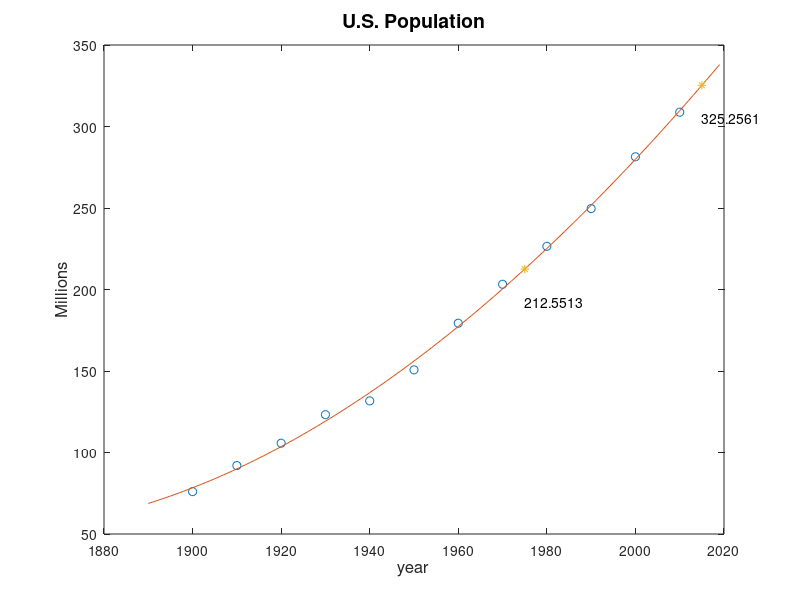

Write MATLAB code to recreate this figure.
%CENSUS - example with census data
%          polynomial fit

%data
y = [ 75.995  91.972 105.711 123.203 131.669 150.697 ...
    179.323 203.212 226.505 249.633 281.422 308.786]';

t = (1900:10:2010)';   % census years
x = (1890:1:2019)';    % evaluation years
w = [1975,2015];              % prediction year

s=(t-1950)/50;
xs=(x-1950)/50;
cs=polyfit(s,y,3);
zs=polyval(cs,xs);
est=polyval(cs,(w-1950)/50);
plot(t,y,'o',x,zs,'-',w,est,'*')
for i=1:length(w)
    text(w(i),est(i)-20,num2str(est(i)))
end
title('U.S. Population', 'FontSize', 14)
xlabel('year', 'FontSize', 12)
ylabel('Millions', 'FontSize', 12)
